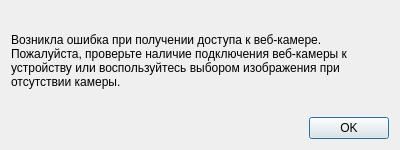
<?xml version="1.0" encoding="UTF-8"?>
<ui version="4.0">
 <class>camera_error_dialog</class>
 <widget class="QDialog" name="camera_error_dialog">
  <property name="geometry">
   <rect>
    <x>0</x>
    <y>0</y>
    <width>400</width>
    <height>150</height>
   </rect>
  </property>
  <property name="sizePolicy">
   <sizepolicy hsizetype="Maximum" vsizetype="Maximum">
    <horstretch>0</horstretch>
    <verstretch>0</verstretch>
   </sizepolicy>
  </property>
  <property name="minimumSize">
   <size>
    <width>400</width>
    <height>150</height>
   </size>
  </property>
  <property name="maximumSize">
   <size>
    <width>400</width>
    <height>150</height>
   </size>
  </property>
  <property name="windowTitle">
   <string>Ой!</string>
  </property>
  <layout class="QVBoxLayout" name="verticalLayout">
   <item>
    <widget class="QLabel" name="error_text">
     <property name="text">
      <string>Возникла ошибка при получении доступа к веб-камере. Пожалуйста, проверьте наличие подключения веб-камеры к устройству или воспользуйтесь выбором изображения при отсутствии камеры.</string>
     </property>
     <property name="wordWrap">
      <bool>true</bool>
     </property>
    </widget>
   </item>
   <item>
    <widget class="QDialogButtonBox" name="ok_button">
     <property name="standardButtons">
      <set>QDialogButtonBox::Ok</set>
     </property>
    </widget>
   </item>
  </layout>
 </widget>
 <resources/>
 <connections/>
</ui>
